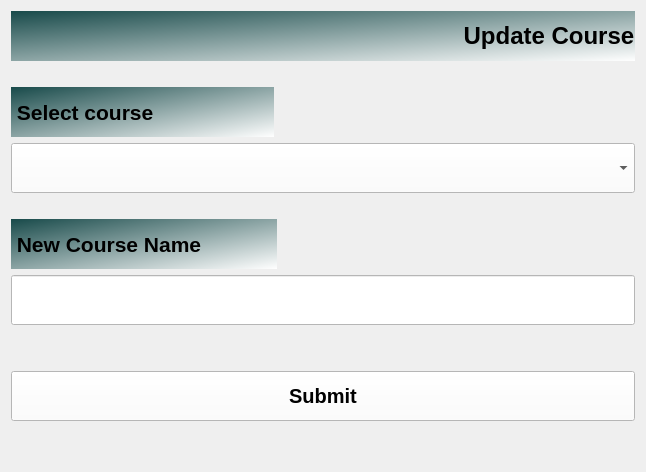
                 <widget class="QWidget" name="page_10">
                  <layout class="QVBoxLayout" name="verticalLayout_6">
                   <item>
                    <widget class="QLabel" name="label_17">
                     <property name="minimumSize">
                      <size>
                       <width>0</width>
                       <height>50</height>
                      </size>
                     </property>
                     <property name="font">
                      <font>
                       <pointsize>18</pointsize>
                       <weight>75</weight>
                       <bold>true</bold>
                      </font>
                     </property>
                     <property name="styleSheet">
                      <string notr="true">background:qlineargradient(spread:pad, x1:0, y1:0, x2:1, y2:1, stop:0 rgba(24, 74, 74, 255), stop:1 rgba(255, 255, 255, 255))</string>
                     </property>
                     <property name="text">
                      <string>                                                                    Update Course</string>
                     </property>
                    </widget>
                   </item>
                   <item>
                    <spacer name="horizontalSpacer_6">
                     <property name="orientation">
                      <enum>Qt::Horizontal</enum>
                     </property>
                     <property name="sizeHint" stdset="0">
                      <size>
                       <width>40</width>
                       <height>20</height>
                      </size>
                     </property>
                    </spacer>
                   </item>
                   <item>
                    <widget class="QLabel" name="label_19">
                     <property name="minimumSize">
                      <size>
                       <width>250</width>
                       <height>50</height>
                      </size>
                     </property>
                     <property name="maximumSize">
                      <size>
                       <width>263</width>
                       <height>16777215</height>
                      </size>
                     </property>
                     <property name="font">
                      <font>
                       <pointsize>16</pointsize>
                       <weight>75</weight>
                       <bold>true</bold>
                      </font>
                     </property>
                     <property name="styleSheet">
                      <string notr="true">background:qlineargradient(spread:pad, x1:0, y1:0, x2:1, y2:1, stop:0 rgba(24, 74, 74, 255), stop:1 rgba(255, 255, 255, 255))</string>
                     </property>
                     <property name="text">
                      <string> Select course</string>
                     </property>
                    </widget>
                   </item>
                   <item>
                    <widget class="QComboBox" name="comboBox">
                     <property name="minimumSize">
                      <size>
                       <width>0</width>
                       <height>50</height>
                      </size>
                     </property>
                     <property name="font">
                      <font>
                       <pointsize>15</pointsize>
                      </font>
                     </property>
                     <property name="styleSheet">
                      <string notr="true">background:white</string>
                     </property>
                    </widget>
                   </item>
                   <item>
                    <spacer name="horizontalSpacer_2">
                     <property name="orientation">
                      <enum>Qt::Horizontal</enum>
                     </property>
                     <property name="sizeHint" stdset="0">
                      <size>
                       <width>40</width>
                       <height>20</height>
                      </size>
                     </property>
                    </spacer>
                   </item>
                   <item>
                    <widget class="QLabel" name="label_20">
                     <property name="minimumSize">
                      <size>
                       <width>266</width>
                       <height>50</height>
                      </size>
                     </property>
                     <property name="maximumSize">
                      <size>
                       <width>266</width>
                       <height>16777215</height>
                      </size>
                     </property>
                     <property name="font">
                      <font>
                       <pointsize>16</pointsize>
                       <weight>75</weight>
                       <bold>true</bold>
                      </font>
                     </property>
                     <property name="styleSheet">
                      <string notr="true">background:qlineargradient(spread:pad, x1:0, y1:0, x2:1, y2:1, stop:0 rgba(24, 74, 74, 255), stop:1 rgba(255, 255, 255, 255))</string>
                     </property>
                     <property name="text">
                      <string> New Course Name</string>
                     </property>
                    </widget>
                   </item>
                   <item>
                    <widget class="QLineEdit" name="lineEdit_13">
                     <property name="minimumSize">
                      <size>
                       <width>0</width>
                       <height>50</height>
                      </size>
                     </property>
                     <property name="font">
                      <font>
                       <pointsize>15</pointsize>
                      </font>
                     </property>
                     <property name="styleSheet">
                      <string notr="true">background:white</string>
                     </property>
                    </widget>
                   </item>
                   <item>
                    <spacer name="horizontalSpacer_9">
                     <property name="orientation">
                      <enum>Qt::Horizontal</enum>
                     </property>
                     <property name="sizeHint" stdset="0">
                      <size>
                       <width>40</width>
                       <height>20</height>
                      </size>
                     </property>
                    </spacer>
                   </item>
                   <item>
                    <spacer name="horizontalSpacer_10">
                     <property name="orientation">
                      <enum>Qt::Horizontal</enum>
                     </property>
                     <property name="sizeHint" stdset="0">
                      <size>
                       <width>40</width>
                       <height>20</height>
                      </size>
                     </property>
                    </spacer>
                   </item>
                   <item>
                    <widget class="QPushButton" name="pushButton_19">
                     <property name="minimumSize">
                      <size>
                       <width>0</width>
                       <height>50</height>
                      </size>
                     </property>
                     <property name="font">
                      <font>
                       <pointsize>15</pointsize>
                       <weight>75</weight>
                       <bold>true</bold>
                      </font>
                     </property>
                     <property name="styleSheet">
                      <string notr="true">background:white</string>
                     </property>
                     <property name="text">
                      <string>Submit</string>
                     </property>
                    </widget>
                   </item>
                   <item>
                    <spacer name="verticalSpacer_2">
                     <property name="orientation">
                      <enum>Qt::Vertical</enum>
                     </property>
                     <property name="sizeHint" stdset="0">
                      <size>
                       <width>20</width>
                       <height>40</height>
                      </size>
                     </property>
                    </spacer>
                   </item>
                  </layout>
                 </widget>
